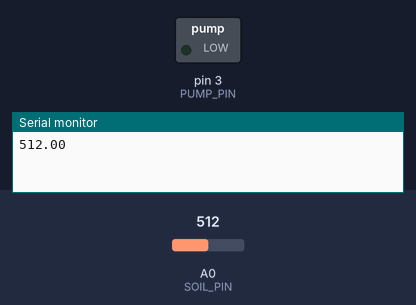
Bench run of a program on a simulated Arduino Uno, built with avr-gcc and run on an emulated ATmega328P. Parts: switched loads named in the program (green lamp = pin HIGH), the last lines printed to the serial monitor. The inputs (shaded band) are chosen by the test bench; at power-on: A0 (SOIL_PIN) = 512. Pins used as bus, display or sensor lines are not drawn.

Above: at 1.2 s.
1.3 s: A0 (SOIL_PIN) set to 411
3.5 s: A0 (SOIL_PIN) set to 393
At 5.8 s:
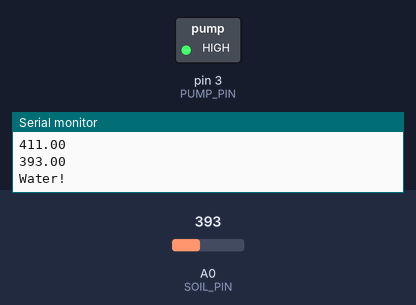
6.1 s: A0 (SOIL_PIN) set to 410
At 8.2 s:
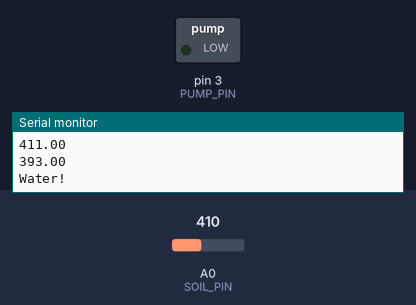
9.1 s: A0 (SOIL_PIN) set to 390
At 10.3 s:
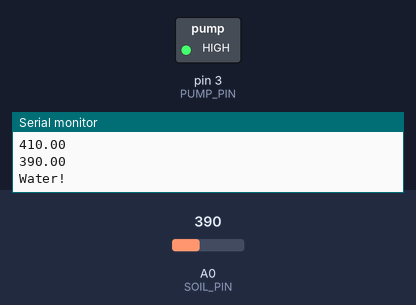
Timing chart, 0 to 12.1 s (numbered marks = the images above; inputs shaded):
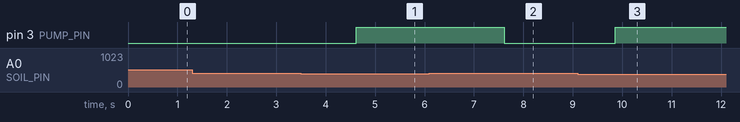

Measured:
- the behaviour switches between 400 and 399 on A0 (SOIL_PIN) (found by bisection; images 0 and 1)
- after the input at 3.5 s, pin 3 (PUMP_PIN): LOW → HIGH after 1.1 s
- after the input at 6.1 s, pin 3 (PUMP_PIN): goes on until 7.6 s, then stays LOW
- after the input at 9.1 s, pin 3 (PUMP_PIN): LOW → HIGH after 0.76 s

The program:

main.cpp
```cpp
#include <Arduino.h>
#define SOIL_PIN A0
#define SOIL_POWER 7
#define PUMP_PIN 3

// ##############
// ## Script listens to serial port and writes contents into a file
// ##############
// ## requires pySerial to be installed
// import serial  # sudo pip install pyserial should work

// serial_port = '/dev/ttyACM0';
// baud_rate = 9600; #In arduino, Serial.begin(baud_rate)
// write_to_file_path = "output.txt";

// output_file = open(write_to_file_path, "w+");
// ser = serial.Serial(serial_port, baud_rate)
// while True:
//     line = ser.readline();
//     line = line.decode("utf-8") #ser.readline returns a binary, convert to string
//     print(line);
//     output_file.write(line);

// Max is about 900
const int MOISTURE_THRESHOLD = 400;
float sensor_value = 0;
int read_wait = 1000; // 1 second reading intervals

float readSoil() {
  float temp = 0;
  digitalWrite(SOIL_POWER, HIGH);
  delay(10);
  for(int i = 0; i < 100; i++) {
    temp = temp + analogRead(SOIL_PIN);
    delay(1);
  }
  temp = temp/100.0;
  digitalWrite(SOIL_POWER, LOW);
  return temp;
}

void pumpWater() {
  Serial.println("Water!");
  digitalWrite(PUMP_PIN, HIGH);
  delay(3000);
  digitalWrite(PUMP_PIN, LOW);
}

void setup() {
  Serial.begin(9600);
  pinMode(SOIL_POWER, OUTPUT);
  pinMode(PUMP_PIN, OUTPUT);
  pinMode(SOIL_PIN, INPUT);

  digitalWrite(SOIL_POWER, LOW);
}
void loop() {
  // Check threshold and trigger relay
  sensor_value = readSoil();
  Serial.println(sensor_value);

  if(sensor_value < MOISTURE_THRESHOLD) {
    pumpWater();
  }
  delay(read_wait);
}
```
